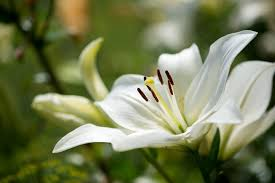
#> input picture IP LAB/img1.jpeg, 275 x 183 px
$ python bitplane.py
#> lines starting #> are read from the running program, lines starting #| are printed output that depends on the picture; after the words box and inside, x2 and y2 are one past the last pixel; in counts of white or black regions, pixels touching at a corner belong together
import cv2
import matplotlib.pyplot as plt
import numpy as np
import matplotlib
matplotlib.use('TkAgg')
img=cv2.imread('img1.jpeg',0)
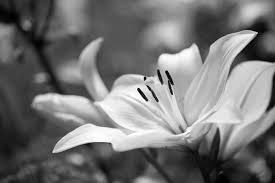
#> img: shape (183, 275); min 0, max 255, mean 116.8
bit_plane=[]
for i in range(8):
    plane=np.zeros_like(img,dtype=np.uint8)
    plane[img & (1<<i)!=0]=255
    bit_plane.append(plane)
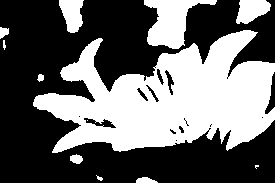
#> plane: shape (183, 275); 40.8% white; 12 white regions (2 under 20 px), largest, box (x1, y1, x2, y2) and area: (33, 30, 275, 153) 17257, (144, 0, 217, 49) 1764, (236, 0, 271, 24) 593
plt.figure(figsize=(12,6))
for i in range(8):
    plt.subplot(2,4,i+1)
    plt.imshow(bit_plane[i],cmap='gray')
    plt.title('bit_plane['+ str(i)+']')
    plt.axis('off')
plt.tight_layout()
plt.show()
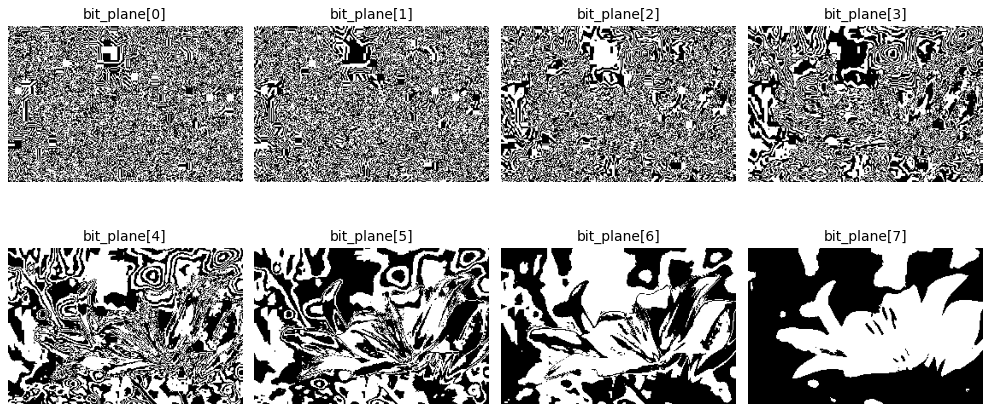
#> figure drawn by matplotlib, 8 panels

$ run again, with IP LAB/img2.jpeg copied over IP LAB/img1.jpeg
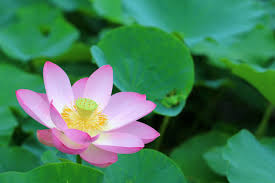
#> input picture IP LAB/img2.jpeg, 275 x 183 px
#> `img=cv2.imread('img1.jpeg',0)`:
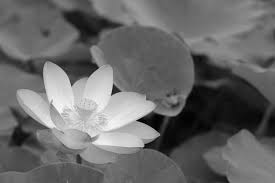
#> img: shape (183, 275); min 0, max 253, mean 104.6
#> after the loop `for i in range(8):`:
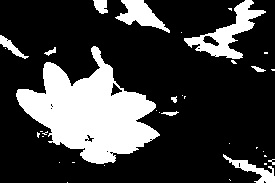
#> plane: shape (183, 275); 23.7% white; 35 white regions (24 under 20 px), largest, box (x1, y1, x2, y2) and area: (16, 46, 160, 164) 8507, (184, 0, 266, 59) 1501, (115, 0, 170, 33) 802

$ run again, with IP LAB/img3.jpeg copied over IP LAB/img1.jpeg
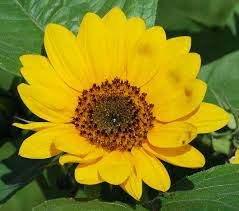
#> input picture IP LAB/img3.jpeg, 239 x 211 px
#> `img=cv2.imread('img1.jpeg',0)`:
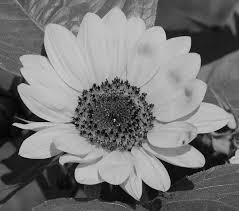
#> img: shape (211, 239); min 0, max 224, mean 118.2
#> after the loop `for i in range(8):`:
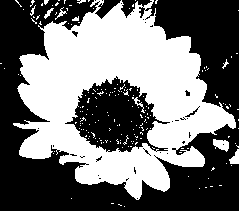
#> plane: shape (211, 239); 45.7% white; 184 white regions (174 under 20 px), largest, box (x1, y1, x2, y2) and area: (13, 0, 236, 200) 22129, (213, 139, 229, 152) 139, (229, 149, 239, 164) 91

$ run again, with IP LAB/img4.jpeg copied over IP LAB/img1.jpeg
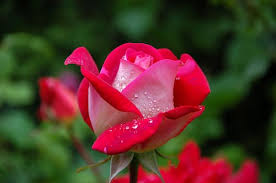
#> input picture IP LAB/img4.jpeg, 276 x 183 px
#> `img=cv2.imread('img1.jpeg',0)`:
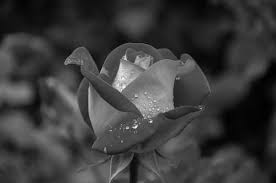
#> img: shape (183, 276); min 0, max 251, mean 59.5
#> after the loop `for i in range(8):`:
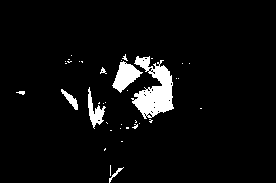
#> plane: shape (183, 276); 5% white; 38 white regions (31 under 20 px), largest, box (x1, y1, x2, y2) and area: (131, 56, 174, 119) 1420, (112, 61, 143, 93) 491, (88, 87, 106, 129) 290
